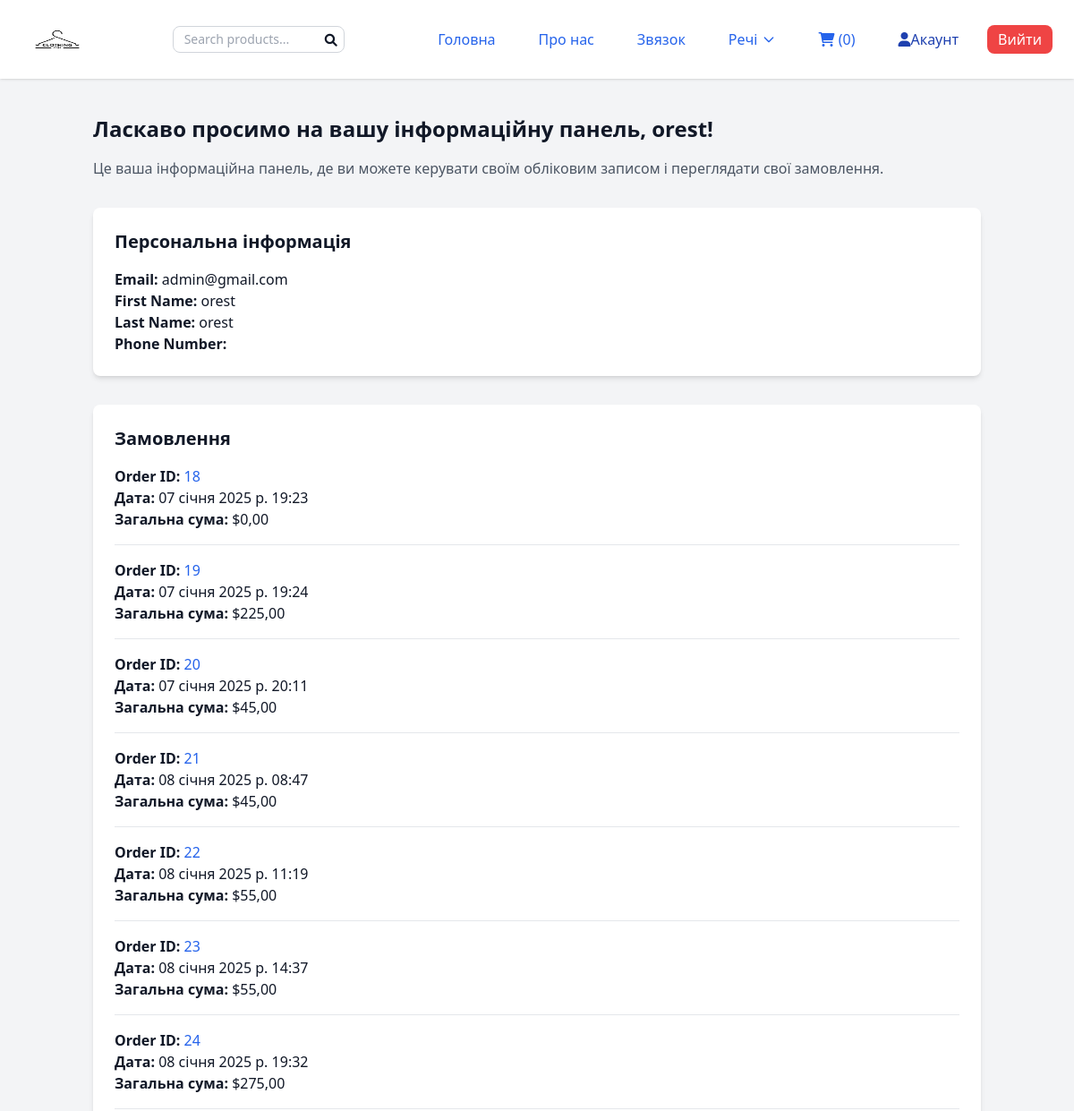
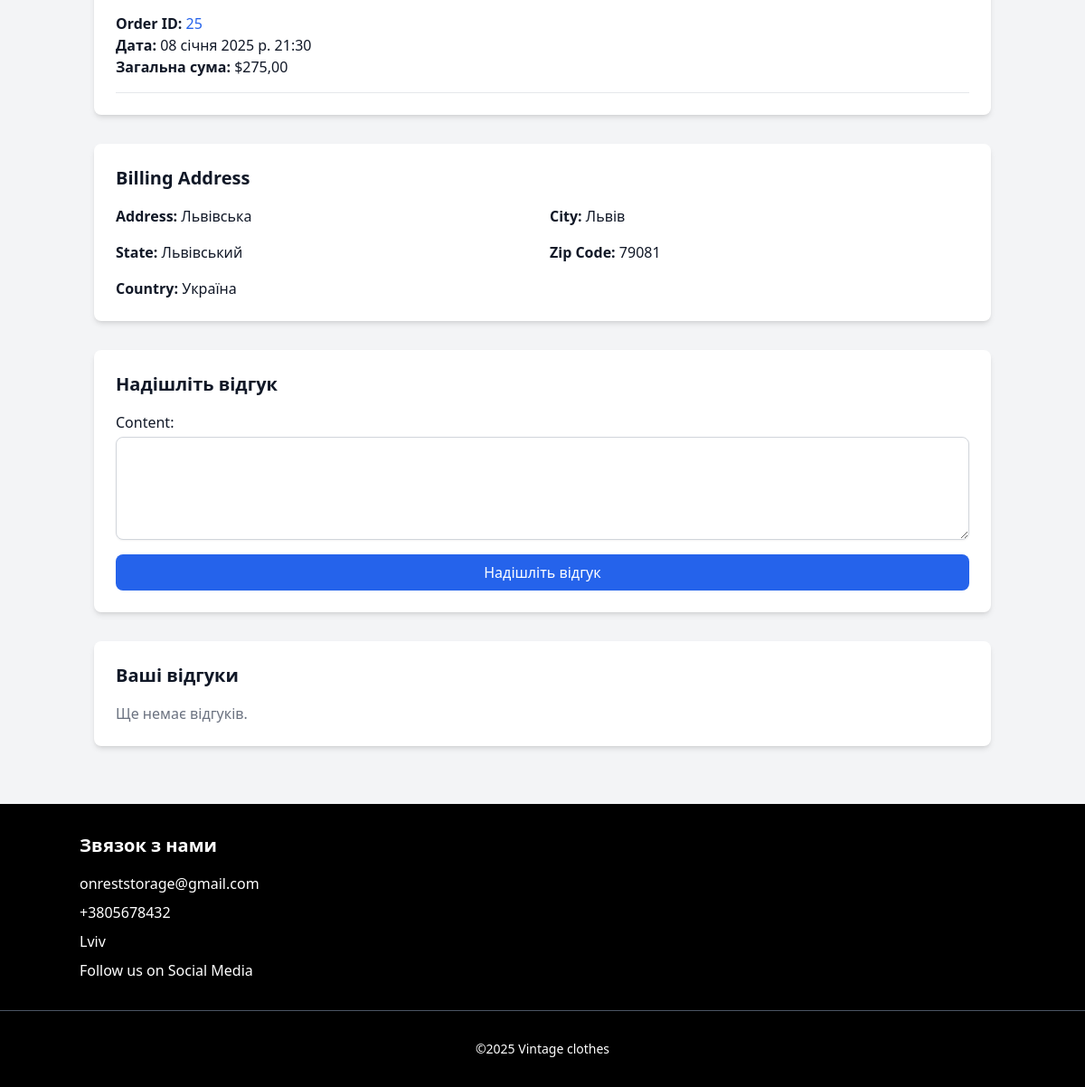
The app's page /dashboard/ (signed in) with its own data (2 pictures, top to bottom).
### accounts/models.py (models this page shows, shortened)
class CustomUser(AbstractUser):
    username = None
    email = models.EmailField(unique=True)
    first_name = models.CharField(max_length=30, blank=True)
    last_name = models.CharField(max_length=30, blank=True)
    phone_number = PhoneNumberField(blank=True, null=True)
    USERNAME_FIELD = 'email'
    REQUIRED_FIELDS = ['first_name', 'last_name']
    objects = CustomUserManager()

### order/models.py (models this page shows, shortened)
class Order(models.Model):
    STATUS_CHOICES = [
        ('pending', 'Pending'),
        ('confirmed', 'Confirmed'),
        ('shipped', 'Shipped'),
        ('delivered', 'Delivered'),
        ('cancelled', 'Cancelled'),
    ]
    user = models.ForeignKey(settings.AUTH_USER_MODEL, on_delete=models.CASCADE)
    created_at = models.DateTimeField(auto_now_add=True)
    updated_at = models.DateTimeField(auto_now=True)
    is_paid = models.BooleanField(default=False)
    stripe_session_id = models.CharField(max_length=255, blank=True, null=True)
    status = models.CharField(max_length=20, choices=STATUS_CHOICES, default='pending')
    def total_amount(self):
        return sum(item.total_price() for item in self.items.all())

class OrderItem(models.Model):
    order = models.ForeignKey(Order, related_name='items', on_delete=models.CASCADE)
    product = models.ForeignKey(Product, on_delete=models.CASCADE)
    quantity = models.PositiveIntegerField(default=1)
    price = models.DecimalField(max_digits=10, decimal_places=2)
    def total_price(self):
        return self.quantity * self.price

### payment/models.py (models this page shows, shortened)
class BillingAddress(models.Model):
    user = models.OneToOneField(settings.AUTH_USER_MODEL, on_delete=models.CASCADE)
    order = models.ForeignKey(Order, on_delete=models.CASCADE, null=True)
    address = models.CharField(max_length=255)
    city = models.CharField(max_length=100)
    state = models.CharField(max_length=100)
    zip_code = models.CharField(max_length=20)
    country = models.CharField(max_length=100)

### dashboard/views.py (the view, shortened to what this page needs)
# urls.py: path('', DashboardView.as_view(), name='dashboard'),
class DashboardView(LoginRequiredMixin, TemplateView):
    template_name = 'dashboard/dashboard.html'
    def get_context_data(self, **kwargs):
        context = super().get_context_data(**kwargs)
        context['orders'] = Order.objects.filter(user=self.request.user)
        context['billing_address'] = BillingAddress.objects.filter(user=self.request.user).first()
        context['form'] = TestimonialForm()
        context['testimonials'] = Testimonial.objects.filter(user=self.request.user)
        return context

### core/forms.py
class TestimonialForm(forms.ModelForm):
    class Meta:
        model = Testimonial
        fields = ['content']
        widgets = {
            'content': forms.Textarea(attrs={
                'rows': 4,
                'class': 'mt-1 block w-full px-4 py-2 border border-gray-300 rounded-lg shadow-sm focus:ring-blue-500 focus:border-blue-500'
            }),
        }

### order/context_processors.py (called while the page is built)
def cart_item_count(request):
    cart = request.session.get('cart', {})
    item_count = sum(cart.values())
    return {'cart_item_count': item_count}

### product/context_processors.py (called while the page is built)
def categories_processor(request):
    return {
        'categories': Category.objects.all()
    }

### dashboard/templates/dashboard/dashboard.html (shortened to what this page needs)
{% extends 'base.html' %}
{% block content %}
<div class="container mx-auto py-8 px-4">
    <h2 class="text-2xl font-bold mb-4">Ласкаво просимо на вашу інформаційну панель, {{ user.first_name }}!</h2>
    <p class="mb-8 text-gray-600">Це ваша інформаційна панель, де ви можете керувати своїм обліковим записом і переглядати свої замовлення.</p>
    <div class="bg-white shadow-md rounded-lg p-6 mb-8">
        <h3 class="text-xl font-semibold mb-4">Персональна інформація</h3>
        <p><strong>Email:</strong> {{ user.email }}</p>
        <p><strong>First Name:</strong> {{ user.first_name }}</p>
        <p><strong>Last Name:</strong> {{ user.last_name }}</p>
        <p><strong>Phone Number:</strong> {{ user.phone_number }}</p>
    </div>
    <div class="bg-white shadow-md rounded-lg p-6 mb-8">
        <h3 class="text-xl font-semibold mb-4">Замовлення</h3>
        <ul class="space-y-4">
            {% for order in orders %}
                <li class="border-b border-gray-200 pb-4">
                    <p><strong>Order ID:</strong>
                        <a href="{% url 'order:order_detail' order.id %}" class="text-blue-600 hover:underline">{{ order.id }}</a>
                    </p>
                    <p><strong>Дата:</strong> {{ order.created_at }}</p>
                    <p><strong>Загальна сума:</strong> ${{ order.total_amount }}</p>
                </li>
            {% empty %}
                <li class="text-gray-500">Ще немає замовлень.</li>
            {% endfor %}
        </ul>
    </div>
    <div class="bg-white shadow-md rounded-lg p-6 mb-8">
        <h3 class="text-xl font-semibold mb-4">Billing Address</h3>
        {% if billing_address %}
            <div class="grid grid-cols-1 sm:grid-cols-2 gap-4">
                <p><strong>Address:</strong> {{ billing_address.address }}</p>
                <p><strong>City:</strong> {{ billing_address.city }}</p>
                <p><strong>State:</strong> {{ billing_address.state }}</p>
                <p><strong>Zip Code:</strong> {{ billing_address.zip_code }}</p>
                <p><strong>Country:</strong> {{ billing_address.country }}</p>
            </div>
        {% else %}
            <p class="text-gray-500">Платіжну адресу не знайдено.</p>
        {% endif %}
    </div>
    <div class="bg-white shadow-md rounded-lg p-6 mb-8">
        <h3 class="text-xl font-semibold mb-4">Надішліть відгук</h3>
        <form method="post" class="space-y-4">
            {{ form.as_p }}
            <button type="submit" class="w-full bg-blue-600 text-white px-4 py-2 rounded-lg hover:bg-blue-700">Надішліть відгук</button>
        </form>
    </div>
    <div class="bg-white shadow-md rounded-lg p-6 mb-8">
        <h3 class="text-xl font-semibold mb-4">Ваші відгуки</h3>
        <ul class="space-y-4">
            {% for testimonial in testimonials %}
                <li class="border-b border-gray-200 pb-4">
                    <p class="text-gray-700">{{ testimonial.content }}</p>
                    <p class="text-sm text-gray-500 mt-1">Submitted on {{ testimonial.created_at }}</p>
                </li>
            {% empty %}
                <li class="text-gray-500">Ще немає відгуків.</li>
            {% endfor %}
        </ul>
    </div>
</div>
{% endblock %}

### records on screen
CustomUser: first_name "orest", email "admin@gmail.com", last_name "orest"
Order: id "18", created_at "07 січня 2025 р. 19:23", total_amount "0,00"
Order: id "19", created_at "07 січня 2025 р. 19:24", total_amount "225,00"
Order: id "20", created_at "07 січня 2025 р. 20:11", total_amount "45,00"
Order: id "21", created_at "08 січня 2025 р. 08:47", total_amount "45,00"
Order: id "22", created_at "08 січня 2025 р. 11:19", total_amount "55,00"
Order: id "23", created_at "08 січня 2025 р. 14:37", total_amount "55,00"
Order: id "24", created_at "08 січня 2025 р. 19:32", total_amount "275,00"
Order: id "25", created_at "08 січня 2025 р. 21:30", total_amount "275,00"
BillingAddress: address "Львівська", city "Львів", state "Львівський", zip_code "79081", country "Україна"

### other values on screen
{{ cart_item_count }} "0"
